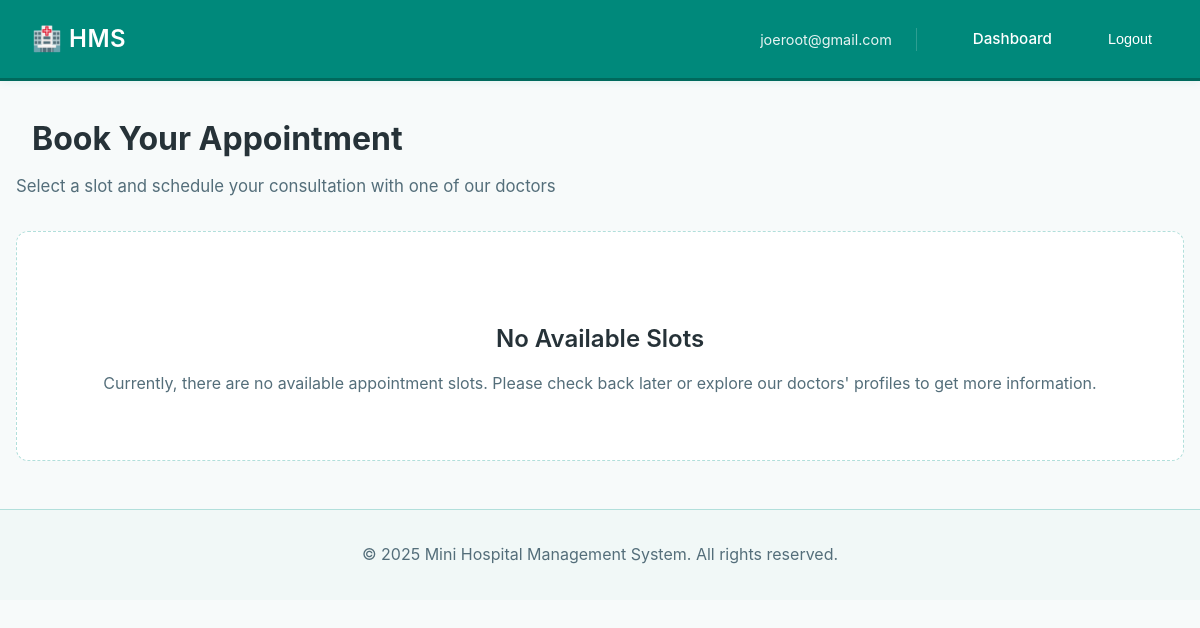
/patients/slots/ (signed in), run on an earlier commit of the app's database.
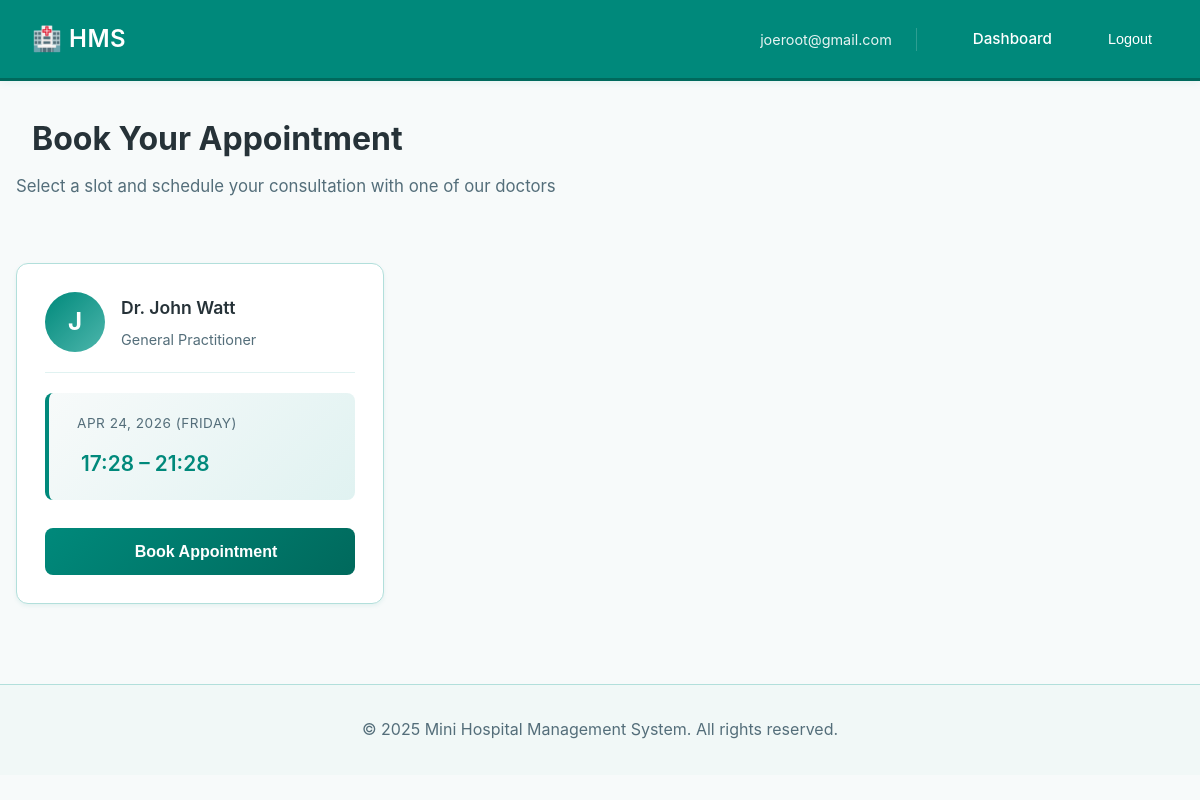
And on a later commit of the database.
### doctors/models.py (models this page shows, shortened)
class AvailabilitySlot(models.Model):
    doctor = models.ForeignKey(
        CustomUser,
        on_delete=models.CASCADE,
        related_name='availability_slots',
        limit_choices_to={'role': 'DOCTOR'}
    )
    date = models.DateField()
    start_time = models.TimeField()
    end_time = models.TimeField()
    is_booked = models.BooleanField(default=False)
    is_recurring = models.BooleanField(default=False, help_text="Repeat every week on this day")
    max_patients_per_day = models.IntegerField(default=10)
    created_at = models.DateTimeField(auto_now_add=True)
    updated_at = models.DateTimeField(auto_now=True)
    class Meta:
        db_table = 'doctors_availabilityslot'
        verbose_name = 'Availability Slot'
        verbose_name_plural = 'Availability Slots'
        ordering = ['-date', 'start_time']
        unique_together = ('doctor', 'date', 'start_time', 'end_time')
        indexes = [
            models.Index(fields=['doctor', 'date', 'is_booked']),
        ]

### accounts/models.py (models this page shows, shortened)
class CustomUser(AbstractUser):
    ROLE_CHOICES = (
        ('DOCTOR', 'Doctor'),
        ('PATIENT', 'Patient'),
    )
    role = models.CharField(
        max_length=10,
        choices=ROLE_CHOICES,
        default='PATIENT'
    )
    google_calendar_token = models.JSONField(
        null=True,
        blank=True,
        help_text="OAuth token for Google Calendar"
    )
    is_2fa_enabled = models.BooleanField(
        default=False,
        help_text="Whether two-factor authentication is enabled"
    )
    class Meta:
        db_table = 'accounts_customuser'
        verbose_name = 'User'
        verbose_name_plural = 'Users'
    def is_patient(self):
        return self.role == 'PATIENT'

### patients/views.py (the view)
    def wrapper(request, *args, **kwargs):
        if not request.user.is_authenticated or not request.user.is_patient():
            messages.error(request, "You don't have permission to access this page.")
            return redirect('home')
        return view_func(request, *args, **kwargs)

### patients/views.py (called while the page is built)
def patient_only(view_func):
    def wrapper(request, *args, **kwargs):
        if not request.user.is_authenticated or not request.user.is_patient():
            messages.error(request, "You don't have permission to access this page.")
            return redirect('home')
        return view_func(request, *args, **kwargs)
    return wrapper

@login_required(login_url='home')
@patient_only
@ensure_csrf_cookie
def view_available_slots(request, doctor_id=None):
    from django.utils import timezone
    from datetime import datetime
    slots = AvailabilitySlot.objects.filter(
        is_booked=False,
        date__gte=timezone.now().date()
    ).select_related('doctor').order_by('date', 'start_time')
    if doctor_id:
        slots = slots.filter(doctor_id=doctor_id)
    context = {
        'slots': slots,
    }
    if request.GET.get('ajax') == '1':
        return render(request, 'patients/slots_iframe.html', context)
    return render(request, 'patients/view_slots.html', context)

### templates/patients/view_slots.html (shortened to what this page needs)
{% extends 'base.html' %}
{% block content %}
<div class="page-header">
    <h1>
        Book Your Appointment
    </h1>
    <p>Select a slot and schedule your consultation with one of our doctors</p>
</div>
{% if slots %}
<div class="slots-container">
    {% for slot in slots %}
    <div class="slot-card">
        <div class="doctor-info">
            <div class="doctor-avatar">
                {{ slot.doctor.get_full_name|first }}
            </div>
            <div class="doctor-details">
                <h4>Dr. {{ slot.doctor.get_full_name }}</h4>
                <p>
                    {% if slot.doctor.specialization %}
                        {{ slot.doctor.specialization.name }}
                    {% else %}
                        General Practitioner
                    {% endif %}
                </p>
            </div>
        </div>
        <div class="slot-timing">
            <div class="slot-date">
                {{ slot.date|date:"M d, Y" }} ({{ slot.date|date:"l" }})
            </div>
            <div class="slot-time">
                {{ slot.start_time|time:"H:i" }} – {{ slot.end_time|time:"H:i" }}
            </div>
        </div>
        <div class="slot-actions">
            <form method="post" action="{% url 'book_appointment' slot.id %}" style="width: 100%;">
                <button type="submit" class="btn-book">
                    Book Appointment
                </button>
            </form>
        </div>
    </div>
    {% endfor %}
</div>
{% else %}
<div class="empty-state">
    <h3>No Available Slots</h3>
    <p>Currently, there are no available appointment slots. Please check back later or explore our doctors' profiles to get more information.</p>
</div>
{% endif %}
{% endblock %}

What changed in the data, as far as the page shows it:
added AvailabilitySlot: doctor.get_full_name|first "J", doctor.get_full_name "John Watt", shows "General Practitioner", date "APR 24, 2026", date "FRIDAY", start_time "17:28", end_time "21:28"
Also different on the page:
text no longer shown: "No Available Slots Currently, there are no available appointment slots. Please check back later or explore our doctors' profiles to get more information."
